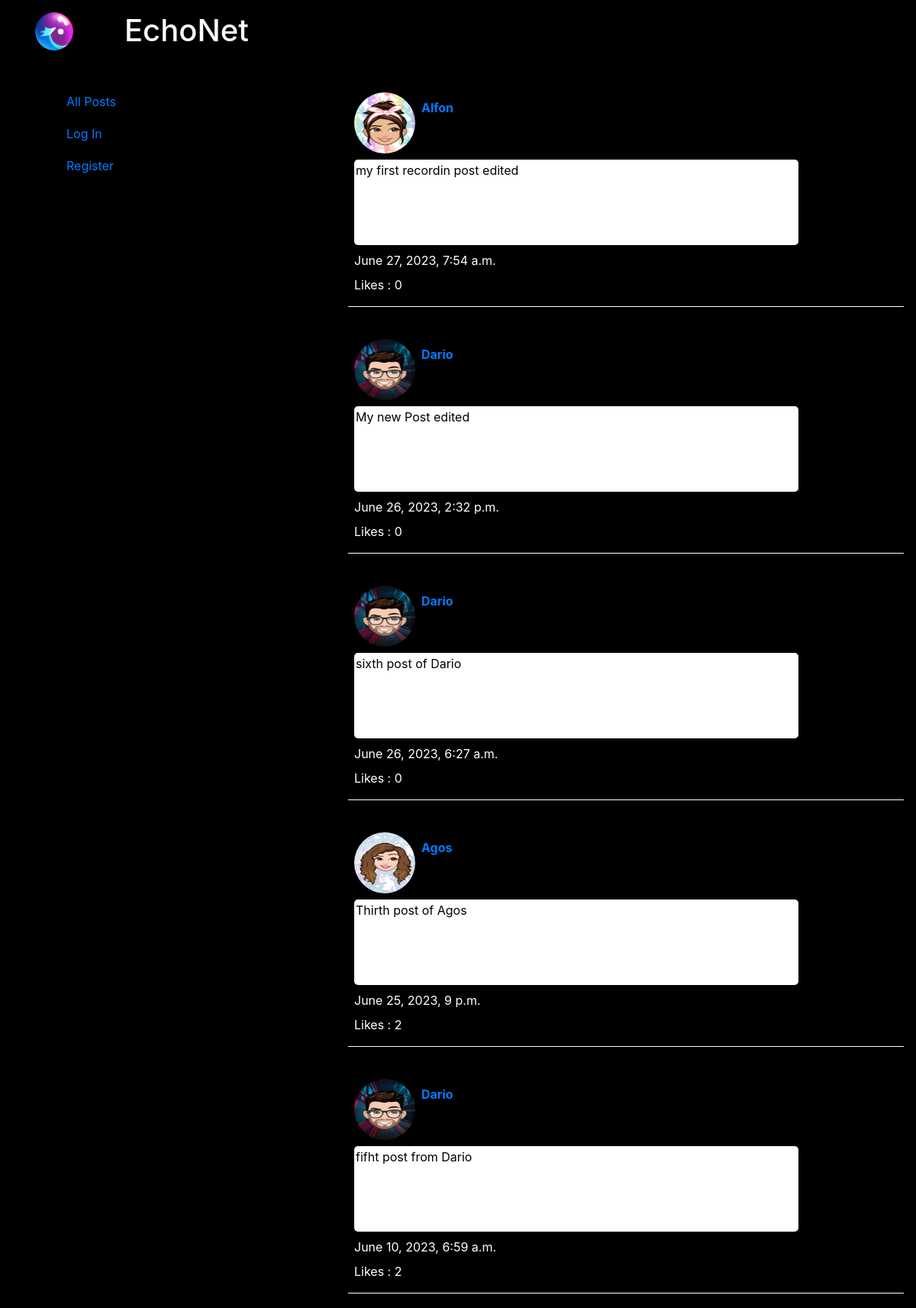
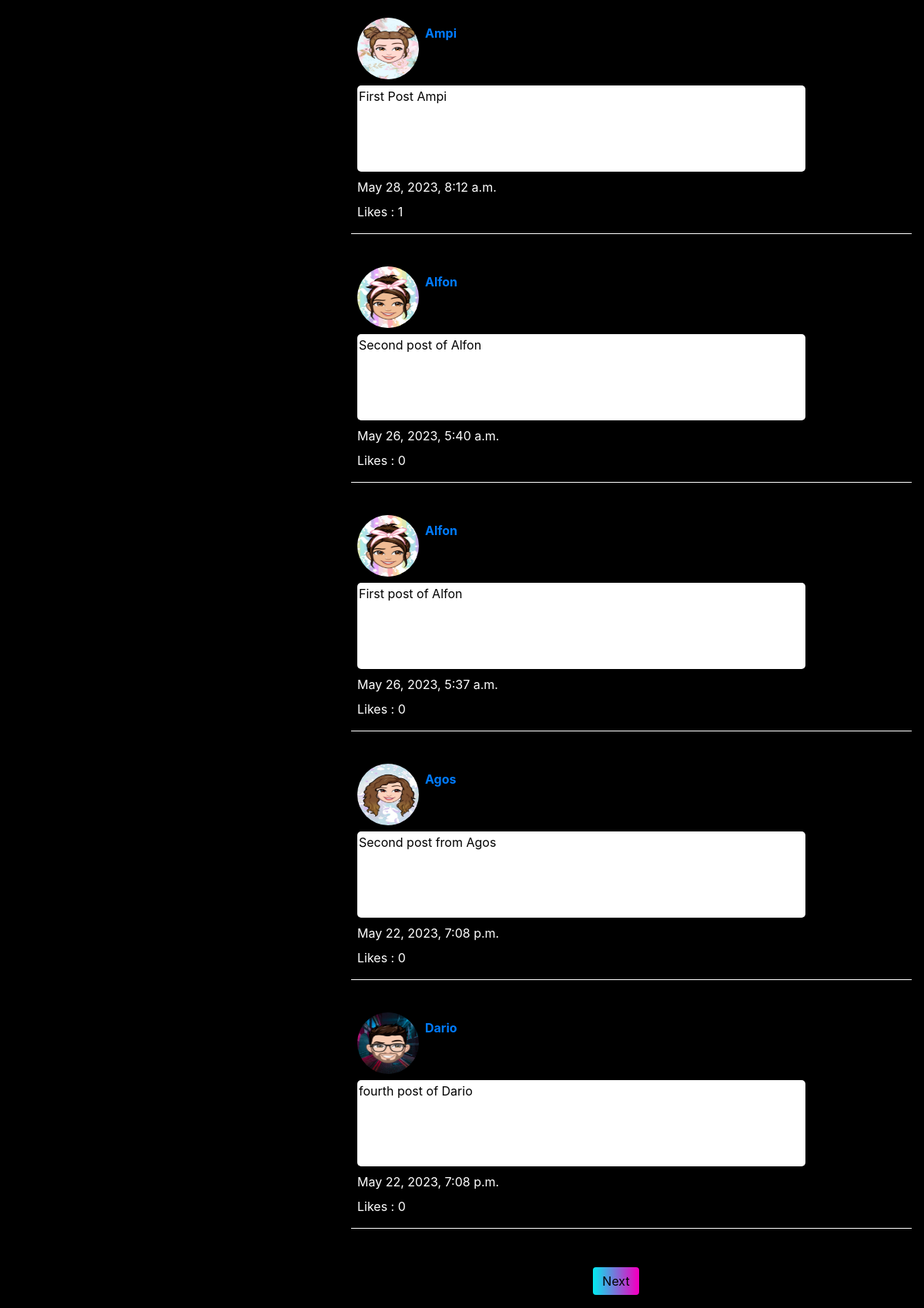
The page / on the database its author committed (2 pictures, top to bottom).
### network/models.py (models this page shows, shortened)
class Post(models.Model):
    post = models.TextField(max_length=500)
    date = models.DateTimeField(auto_now_add = True)
    user = models.ForeignKey(User,on_delete=models.CASCADE,blank=False,null=False,related_name='userPost')
    like = models.IntegerField(default=0,  validators=[MinValueValidator(0)])

class User(AbstractUser):
    profile_image = models.ImageField(upload_to='profile_images', null=True, blank=True)

### network/views.py (the view)
# urls.py: path("", views.index, name="index"),
def index(request):
    posts = Post.objects.all().order_by("id").reverse()
    currentUser = request.user
    paginator = Paginator(posts, 10)
    pageNumber = request.GET.get('page')
    postInPage = paginator.get_page(pageNumber)
    likes = Like.objects.all();
    whoYouLiked = []
    try:
        for like in likes:
            if like.user.id == currentUser.id:
                whoYouLiked.append(like.post.id)
    except:
        whoYouLiked=[]
    return render(request, "network/index.html",{
        "currentUser":currentUser,
        "postInPage": postInPage,
        "whoYouLiked": whoYouLiked,
        "likes":likes,
    })

### network/templates/network/index.html (shortened to what this page needs)
{% extends "network/layout.html" %}
{% load static %}
{% block body %}
    {% for post in postInPage %}
    <ul>
        <li>
            <div class="m-2 d-flex" >
                <div >
                    {% if post.user.profile_image%}
                        <img src="{{post.user.profile_image.url }}" alt="" width="80" height="80">
                     {% endif %}
                </div>
                <div class="m-2">
                    <a href=" {% url 'profile' userConected=post.user.username %} "><b>{{post.user.username}}</b></a>
                </div>
            </div>
            <div id="postContent_{{post.id}}"  class="post m-2 ">
               {{post.post}}
            </div>
            <div class="m-2">
                {{post.date}}
            </div>
            <div class="mx-2">
                <p id="totalLikes_{{post.id}}">Likes : {{post.like}}</p>
            </div>
            <hr>
        </li>
    </ul>
    {% endfor %}
    <nav class="nav justify-content-center" aria-label="Page navigation example">
        <ul class="pagination">
            {% if postInPage.has_next %}
                <li class="page-item"><a class="page-link" href="?page={{postInPage.next_page_number}}">Next</a></li>
            {% endif %}
        </ul>
    </nav>
{% endblock %}

### network/templates/network/layout.html (shortened to what this page needs)
{% load static %}
<!DOCTYPE html>
<html lang="en">
    <head>
        <link rel="stylesheet" href="https://stackpath.bootstrapcdn.com/bootstrap/4.4.1/css/bootstrap.min.css"
>
        <link href="{% static 'network/styles.css' %}" rel="stylesheet">
        <link href="{% static 'fontawesomefree/css/fontawesome.css' %}" rel="stylesheet" type="text/css">
        <link href="{% static 'fontawesomefree/css/brands.css' %}" rel="stylesheet" type="text/css">
        <link href="{% static 'fontawesomefree/css/solid.css' %}" rel="stylesheet" type="text/css">
    </head>
    <body>
        <div>
            <div class="logo d-flex mb-4">
                <div class=" col-1 m-3 text-right">
                    <a class="col-12" href="{% url 'index' %}">
                        <img src="{% static 'network/images/LogoRedondo.png' %}" width="50rem" />
                    </a>
                </div>
                <div class="col-9 d-flex  m-3">
                    <h1 class="">EchoNet</h1>
                </div>
            </div>
            <div class="body d-flex">
                <div class="col-4">
                    <nav class="col-12 ">
                        <ul class=" ">
                            <li class="nav-item ">
                                <a class="nav-link " href="{% url 'index' %}">All Posts</a>
                            </li>
                            {% if user.is_authenticated %}
                            <li class="nav-item">
                                <a class="nav-link" href="{% url 'following' %}">Following</a>
                            </li>
                            <li class="nav-item">
                                <a class="nav-link" href="{% url 'newPost' %}">New Post</a>
                            </li>
                            {% else %}
                            <li class="nav-item">
                                <a class="nav-link" href="{% url 'login' %}">Log In</a>
                            </li>
                            <li class="nav-item">
                                <a class="nav-link" href="{% url 'register' %}">Register</a>
                            </li>
                            {% endif %}
                        </ul>
                    </nav>
                </div>
                <div class="block col-8  ">
                    {% block body %}
                    {% endblock %}
                </div>
            </div>
        </div>
    </body>
</html>

### network/static/network/styles.css (style rules this page uses)
li { border: 1px solid black; list-style: none; }
.post { background-color: white ; }
button,input,.page-link { border-radius: 5px; border: none; background: linear-gradient(90deg, rgba(218,76,76,1) 0%, rgba(0,235,240,1) 0%, rgba(240,0,194,1) 96%); -webkit-border-radius: 5px; -moz-border-radius: 5px; -ms-border-radius: 5px; -o-border-radius: 5px; margin-top: 1rem; color: black; }
body { background: #000; color: white; }
.post { border-radius: 5px; padding: 2px; width: 80%; height: 7rem; color: black; -webkit-border-radius: 5px; -moz-border-radius: 5px; -ms-border-radius: 5px; -o-border-radius: 5px; }
hr { color: white; border-color: white; border-width: 1px; }
img { border-radius: 50%; -webkit-border-radius: 50%; -moz-border-radius: 50%; -ms-border-radius: 50%; -o-border-radius: 50%; }

### rows shown on the page
Post: user.profile_image (picture), user.username "Alfon", post "my first recordin post edited", date "June 27, 2023, 7:54 a.m.", like "0"
Post: user.profile_image (picture), user.username "Dario", post "My new Post edited", date "June 26, 2023, 2:32 p.m.", like "0"
Post: user.profile_image (picture), user.username "Dario", post "sixth post of Dario", date "June 26, 2023, 6:27 a.m.", like "0"
Post: user.profile_image (picture), user.username "Agos", post "Thirth post of Agos", date "June 25, 2023, 9 p.m.", like "2"
Post: user.profile_image (picture), user.username "Dario", post "fifht post from Dario", date "June 10, 2023, 6:59 a.m.", like "2"
Post: user.profile_image (picture), user.username "Ampi", post "First Post Ampi", date "May 28, 2023, 8:12 a.m.", like "1"
Post: user.profile_image (picture), user.username "Alfon", post "Second post of Alfon", date "May 26, 2023, 5:40 a.m.", like "0"
Post: user.profile_image (picture), user.username "Alfon", post "First post of Alfon", date "May 26, 2023, 5:37 a.m.", like "0"
Post: user.profile_image (picture), user.username "Agos", post "Second post from Agos", date "May 22, 2023, 7:08 p.m.", like "0"
Post: user.profile_image (picture), user.username "Dario", post "fourth post of Dario", date "May 22, 2023, 7:08 p.m.", like "0"
